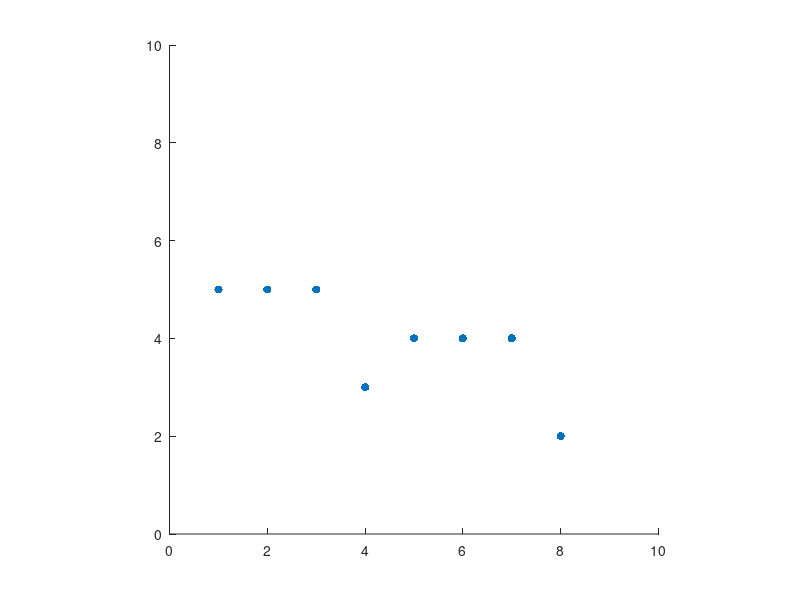

This figure's MATLAB source: (Note: this script raises an error after producing the figure.)
%% Max Kramer
% I affirm that I have adhered to the honor code on this assignment.

%% 
% _Hello again, scientist! I'll write in italics, and problems for you will always be in *bold*.
% As a general rule, I expect
% you to do at least as much writing as I do. Code should be part of your solution, but
% I expect variables to be clear and explanation to involve complete sentences.
% Cite your sources; if you work with someone in the class on a problem,
% that's an extremely important source._

%% Problem 5.1.a.
% _It's 2020, right? We have super-powerful computers.
% Why don't we just fit curves exactly? That's a great rhetorical
% question, me! Let's find out._

B = [1 5; 2 5; 3 5; 4 3; 5 4; 6 4; 7 4; 8 2];

%%
% _B is a list of 8 points in R^2. *Show me a scatter plot
% of those 8 points. Explain why B stands for "Beethoven."*_

scatter(B(:,1),B(:,2),'filled')
axis square; axis([0 10 0 10]);

%%
% DUN DUN DUN DUUUUN....DUN DUN DUN DUNNNN.

%%
% _There is a unique degree 7 polynomial that interpolates
% these 8 points, and you're about to find it. *Read this:*
% <https://en.wikipedia.org/wiki/Polynomial_interpolation#Constructing_the_interpolation_polynomial>_

%%
% _You can create a Vandermonde matrix with vander(). 
% *Do that for the first column of B, and call the matrix A.*_

A = vander(B(:,1))

%%
% _*Once you've done that, uncomment the following. Then explain the output.*_

R = rref([A B(:,2)])
p = poly2sym(R(:,9))

%%
% The first line of code creates the matrix R by creating an augmented matrix from the second comlumn of the matrix B and its Vandermode matrix A. The poly2sym() command then takes the 9th column of the resulting matrix and expresses it as a polynomial equation in the variable x.

%%
% _You did it! Now *plot B and p on the same axes; choose reasonable bounds.*_

figure;
hold on;
scatter(B(:,1),B(:,2),'filled');
fplot(p,[0 10]);
axis square; axis([0 10 0 10]);
hold off;

%%
% _If you did this right, your polynomial should go pretty much exactly
% through the first three or four points and then start to freak out. That's
% intentional; as you've already seen, rref() is awful. Sorry._

%% Problem 5.1.b.
% _Okay, well, we're not going to give up that easily.
% MATLAB is much, much better at inverting matrices than it
% is at rref(), for reasons that we'll see later. This time,
% *find the interpolating polynomial using matrix inversion and
% plot it and the points of B on the same set of axes.* If all goes
% well, your polynomial should hit every point._

Q = A \ B(:,2);
t = poly2sym(Q);

figure;
hold on;
scatter(B(:,1),B(:,2),'filled');
fplot(t,[0 10]);
axis square; axis([0 10 0 10]);
hold off;

%%
% The vector Q is produced by solving the equation Ax=b by multiplying both sides by the matrix A^-1, represented here by A \ B(:,2). When that resultant vector is supplied to poly2sym(), a polynomial is generated that interpolates through all 8 points of B. 


%% Problem 5.1.c.
% _Now here's the real problem. Even when MATLAB
% is working perfectly, polynomial interpolation is extremely
% sensitive to "ringing," or what's called Runge's phenomenon.
% ("Runge" is pronounced ROON-geh.)_

syms x;
runge = 1/(1+x^2);
figure;
fplot(runge,[-5,5]); % uncomment this when you're ready

%%
% _By using an appropriate Vandermonde matrix and matrix inversion, 
% *find and plot the interpolating polynomial for runge(x) 
% on the interval [-5,5] using three equally-spaced points.*_

runge_vec_3 = [-5 1/26; 0 1; 5 1/26];
vand = vander(runge_vec_3(:,1));
V = rref([vand runge_vec_3(:,2)]);
threevand = poly2sym(V);
inv = vand \ runge_vec_3(:,2);
threeinv = poly2sym(inv);

figure;
hold on;
scatter(runge_vec_3(:,1),runge_vec_3(:,2),'filled');
fplot(threeinv,[-5 5]);
axis square; axis([-5 5 -5 5]);
hold off;

%%
% _*Five points.*_

runge_vec_5 = [-5 1/26; -2.5 4/29; 0 1; 2.5 4/29; 5 1/26];
vand = vander(runge_vec_5(:,1));
V = rref([vand runge_vec_5(:,2)]);
fivevand = poly2sym(V);
inv = vand \ runge_vec_5(:,2);
fiveinv = poly2sym(inv);

figure;
hold on;
scatter(runge_vec_5(:,1),runge_vec_5(:,2),'filled');
fplot(fiveinv,[-5 5]);
axis square; axis([-5 5 -5 5]);
hold off;

%%
% _*Eleven points.*_

xs = -5:5;
xs = xs';
ys = double(subs(runge,x,-5:5))';
runge_vec_11 = horzcat(xs,ys);
vand = vander(runge_vec_11(:,1));
V = rref([vand runge_vec_11(:,2)]);
elevenvand = poly2sym(V);
inv = vand \ runge_vec_11(:,2);
eleveninv = poly2sym(inv);

figure;
hold on;
scatter(runge_vec_11(:,1),runge_vec_11(:,2),'filled');
fplot(eleveninv,[-5 5]);
axis square; axis([-5 5 -5 5]);
hold off;

%%
% _*Twenty-one points.*_

xs_twentyone = -5:0.5:5;
xs_twentyone = xs_twentyone';
ys_twentyone = double(subs(runge,x,-5:0.5:5))';
runge_vec_21 = horzcat(xs_twentyone,ys_twentyone);
vand = vander(runge_vec_21(:,1));
V = rref([vand runge_vec_21(:,2)]);
twentyonevand = poly2sym(V);
inv = vand \ runge_vec_21(:,2);
twentyoneinv = poly2sym(inv);

figure;
hold on;
scatter(runge_vec_21(:,1),runge_vec_21(:,2),'filled');
fplot(twentyoneinv,[-5 5]);
axis square; axis([-5 5 -5 5]);
hold off;

%%
% _The discovery of this example (1901), along with the similar 
% Gibbs phenomenon for Fourier series (1899), was a
% shock to the scientific community at the time. 
% (The phenomenon was actually discovered earlier by physicists, but
% they assumed that it was just measurement error.)
% Designing high-quality interpolations
% that minimize ringing remains a major challenge
% in the field of signal processing._